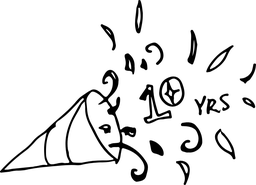
#> input picture digitizer/raster/10yrs_confetti.png, 256 x 185 px, shrunk from 813 x 589 before the run
$ python digitize.py raster/10yrs_confetti.png 1.0 raster/pear.png
#> lines starting #> are read from the running program, lines starting #| are printed output that depends on the picture; after the words box and inside, x2 and y2 are one past the last pixel; in counts of white or black regions, pixels touching at a corner belong together
#!/usr/bin/env python3
"""
Auto-digitizer for hand-drawn line-art SVGs → Tajima DST.

Tuned for the Bayside/d.school jacket designs: sketch-style artwork stitched
small (~2"). Pipeline:

  raster (via rasterize.mjs)          black-on-white PNG at px-per-mm scale
    → binary mask
    → specks → cross stitches         confetti dots etc.
    → blob detection                  regions too wide for satin → tatami fill
    → medial axis                     centerlines + local stroke width
    → chain graph + spur pruning      skeleton as junction-to-junction chains
    → EULER TRAIL ROUTING             continuous paths through junctions
                                      (retraced lines are invisible on bean),
                                      so the machine flows instead of trimming
    → stitch planning                 bean stitch (thin) / satin zigzag (wide)
    → 3-tier connections              sew across tiny gaps · jump short gaps ·
                                      trim only for real ones
    → out.dst + preview PNG           stitches drawn over the faded original

Usage:
  .venv/bin/python digitize.py <raster.png> <mm_per_px> <out_basename>

The output is a STARTING POINT for production: always test-stitch and review
density/pull-comp in real embroidery software before running a garment.
"""

import json
import math
import sys
from collections import defaultdict

import numpy as np
from PIL import Image, ImageDraw
from scipy import ndimage
from skimage.measure import approximate_polygon, label
from skimage.morphology import medial_axis

import pyembroidery

# ── Stitch parameters (mm) ──────────────────────────────────────────────────
# V4: redwork-style clean line art. Run-family stitches only (single/bean/
# multi-lane runs) + tatami fill for solids. Tolerance-based stitch placement
# keeps thread within RUN_TOL of the drawn path, which makes curves round and
# corners sharp without wasting stitches on straights.
RUN_MAX = 2.2             # longest stitch on straight sections
RUN_MIN = 0.8             # shortest stitch in tight curves/corners
RUN_TOL = 0.15            # max thread deviation from the drawn path
SINGLE_MAX_W = 0.45       # only true hairlines get a single pass
BEAN_MAX_W = 1.8          # up to this: bean ×3 (classic redwork line)
SATIN_MAX_W = 3.2         # up to this: 3 parallel run lanes; beyond: fill
RUN_STITCH = 1.8          # connector/outline run length
FILL_ROW_SPACING = 0.42   # tatami row pitch
FILL_MAX_STITCH = 3.0     # split fill rows into stitches this long
MIN_ELEMENT_MM = 1.2      # drop isolated fragments shorter than this
SPUR_MM = 1.6             # prune junction spurs shorter than this
TIE_MM = 0.5              # tie micro stitches (ties show on runs — keep tiny)
CONNECT_MM = 1.2          # sew across gaps this small instead of jumping
TRIM_JUMP_MM = 5.0        # jumps longer than this get a trim first
MAX_MOVE_MM = 10.0        # split any movement beyond this (DST delta limit)
SPECK_AREA_MM2 = 1.5      # components smaller than this become a cross stitch


def load_mask(path):
#> called with path = 'raster/10yrs_confetti.png'
    img = Image.open(path).convert("L")
    return np.array(img) < 128  # dark artwork on white
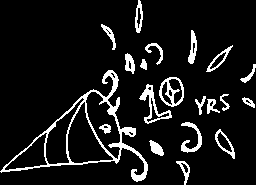
#> returned value: shape (185, 256) bool; 9.3% white; 20 white regions, largest, box (x1, y1, x2, y2) and area: (0, 70, 148, 182) 1774, (139, 84, 172, 124) 340, (159, 77, 184, 107) 305


# ── Skeleton → junction-to-junction chains ──────────────────────────────────

NEIGHBORS = [(-1, -1), (-1, 0), (-1, 1), (0, -1), (0, 1), (1, -1), (1, 0), (1, 1)]


def trace_chains(skel):
    """Chains between endpoints/junctions, as pixel-coordinate lists."""
    pts = {(int(r), int(c)) for r, c in zip(*np.nonzero(skel))}
    nbrs = {}
    for p in pts:
        r, c = p
        nbrs[p] = [q for dr, dc in NEIGHBORS if (q := (r + dr, c + dc)) in pts]
    degree = {p: len(n) for p, n in nbrs.items()}
    visited = set()
    chains = []

    def walk(start, first):
        line = [start, first]
        visited.add((start, first))
        visited.add((first, start))
        prev, cur = start, first
        while degree[cur] == 2:
            nxt = next((q for q in nbrs[cur] if q != prev), None)
            if nxt is None or (cur, nxt) in visited:
                break
            visited.add((cur, nxt))
            visited.add((nxt, cur))
            line.append(nxt)
            prev, cur = cur, nxt
        return line

    for p in pts:
        if degree[p] == 2:
            continue
        for q in nbrs[p]:
            if (p, q) not in visited:
                chains.append(walk(p, q))
    for p in pts:  # pure loops
        for q in nbrs[p]:
            if (p, q) not in visited:
                loop = walk(p, q)
                loop.append(p)
                chains.append(loop)
    return chains


def polyline_length(line):
    return sum(math.dist(line[i], line[i + 1]) for i in range(len(line) - 1))


# [175 lines left out: functions prune_spurs, cluster_nodes, euler_trails, simplify_chain, not called in this run]


def smooth(coords, window=3):
    if len(coords) < window:
        return coords.astype(float)
    kernel = np.ones(window) / window
    out = coords.astype(float).copy()
    for axis in range(2):
        padded = np.pad(coords[:, axis].astype(float), window // 2, mode="edge")
        out[:, axis] = np.convolve(padded, kernel, mode="valid")
    out[0], out[-1] = coords[0], coords[-1]
    return out


def resample(coords, step):
    if len(coords) < 2:
        return np.array(coords, dtype=float)
    segs = np.diff(coords, axis=0)
    seglen = np.hypot(segs[:, 0], segs[:, 1])
    total = seglen.sum()
    if total < 1e-6:
        return np.array(coords[:1], dtype=float)
    n = max(1, round(total / step))
    targets = np.linspace(0, total, n + 1)
    cum = np.concatenate([[0], np.cumsum(seglen)])
    out = []
    for t in targets:
        i = min(np.searchsorted(cum, t, side="right") - 1, len(seglen) - 1)
        frac = (t - cum[i]) / seglen[i] if seglen[i] > 0 else 0
        out.append(coords[i] + frac * segs[i])
    return np.array(out)


def point_segment_dist(pts, a, b):
    """Max distance of points from segment a→b."""
    ab = b - a
    denom = float(ab @ ab)
    if denom < 1e-12:
        return float(np.max(np.hypot(*(pts - a).T)))
    t = np.clip(((pts - a) @ ab) / denom, 0, 1)
    proj = a + t[:, None] * ab
    return float(np.max(np.hypot(*(pts - proj).T)))


def adaptive_points(coords):
    """Tolerance-based stitch placement: each stitch is as long as possible
    (≤ RUN_MAX) while the thread stays within RUN_TOL of the drawn path.
    Curves and corners automatically get short stitches; straights get long
    ones — the way a careful digitizer places needle points."""
    coords = np.asarray(coords, float)
    if len(coords) < 2:
        return None
    dense = resample(coords, 0.25)
    pts = [dense[0]]
    i = 0
    while i < len(dense) - 1:
        j = i + 1
        best = j
        while j < len(dense):
            seg_len = math.dist(dense[i], dense[j])
            if seg_len > RUN_MAX:
                break
            if point_segment_dist(dense[i:j + 1], dense[i], dense[j]) > RUN_TOL:
                break
            best = j
            j += 1
        # Enforce a minimum so tight curls don't produce micro stitches.
        while best < len(dense) - 1 and math.dist(dense[i], dense[best]) < RUN_MIN:
            best += 1
        pts.append(dense[best])
        i = best
    return pts if len(pts) >= 2 else None


# [6 lines left out: function bean_from, not called in this run]


def bean_points(coords):
    pts = adaptive_points(coords)
    return bean_from(pts) if pts else None


def single_run_points(coords):
    return adaptive_points(coords)


# [26 lines left out: functions offset_polyline, three_lane_points, not called in this run]


def fill_elements(region_mask, mm_per_px):
    """Serpentine tatami rows across a blob region."""
    rows_px = max(1, round(FILL_ROW_SPACING / mm_per_px))
    rs, _ = np.nonzero(region_mask)
    elements, current = [], []
    direction = 1
    for r in range(rs.min(), rs.max() + 1, rows_px):
        cols = np.nonzero(region_mask[r])[0]
        if len(cols) == 0:
            if current:
                elements.append(np.array(current))
                current = []
            continue
        splits = np.split(cols, np.nonzero(np.diff(cols) > 1)[0] + 1)
        runs = sorted((run[0], run[-1]) for run in splits if run[-1] - run[0] >= 1)
        if not runs:
            continue
        for c0, c1 in (runs if direction == 1 else runs[::-1]):
            a = (c0, r) if direction == 1 else (c1, r)
            b = (c1, r) if direction == 1 else (c0, r)
            seg = [np.array(a, float) * mm_per_px, np.array(b, float) * mm_per_px]
            if current and math.dist(current[-1], seg[0]) > CONNECT_MM:
                elements.append(np.array(current))
                current = []
            current += list(resample(np.array(seg), FILL_MAX_STITCH))
        direction *= -1
    if current:
        elements.append(np.array(current))
    return [e for e in elements if len(e) >= 2]


def region_outlines(region_mask, mm_per_px):
    """Running-stitch outline around a fill region for a crisp edge."""
    from skimage.measure import find_contours
    outlines = []
    for contour in find_contours(region_mask.astype(float), 0.5):
        coords = np.column_stack([contour[:, 1], contour[:, 0]]) * mm_per_px
        if polyline_length(coords) < 3.0:
            continue
        pts = adaptive_points(smooth(contour)[:, ::-1] * mm_per_px)
        if pts and len(pts) >= 3:
            outlines.append(np.array(pts))
    return outlines


# [4 lines left out: function cross_element, not called in this run]


# ── Main ────────────────────────────────────────────────────────────────────

def digitize(raster_path, mm_per_px, out_base):
    mask = load_mask(raster_path)
    if not mask.any():
        raise SystemExit("empty mask — nothing to digitize")

    elements = []  # np arrays of (x, y) mm stitch positions
    px_area_mm2 = mm_per_px * mm_per_px

    # 1. Tiny specks → cross stitches.
    labeled = label(mask, connectivity=2)
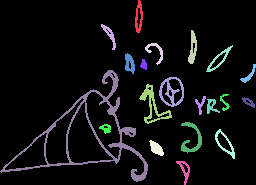
#> labeled: shape (185, 256) int32; 21 distinct labels, from 0 to 20; one colour per label, 0 black
    for rid in range(1, labeled.max() + 1):
        region = labeled == rid
        if region.sum() * px_area_mm2 < SPECK_AREA_MM2:
            rs, cs = np.nonzero(region)
            elements.append(cross_element((cs.mean() * mm_per_px, rs.mean() * mm_per_px)))
            mask = mask & ~region
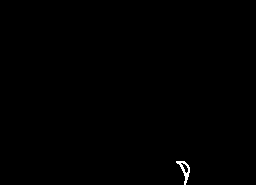
#> region: shape (185, 256) bool; 0.24% white in thin lines or dots, all inside (x1, y1, x2, y2) = (176, 161, 190, 185)
#> after the loop, elements = []

    # 2. Blobs → tatami fill. Every mask pixel is classified by the stroke
    # width at its NEAREST skeleton ridge, so fill regions take their whole
    # stroke with them — no leftover shells whose skeletons become webs.
    skel, dist = medial_axis(mask, return_distance=True)
#> skel: shape (185, 256) bool; 3.1% white in thin lines or dots
    width_mm = 2 * dist * mm_per_px
    blob_seed = skel & (width_mm > SATIN_MAX_W)
#> blob_seed: shape (185, 256) bool; 0.93% white in thin lines or dots, all inside (x1, y1, x2, y2) = (17, 2, 256, 179)
    if blob_seed.any():
        _, (ir, ic) = ndimage.distance_transform_edt(~skel, return_indices=True)
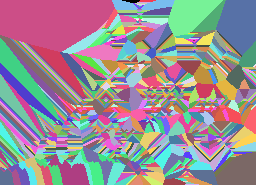
#> ir: shape (185, 256) int32; 185 distinct labels, from 0 to 184; one colour per label, 0 black
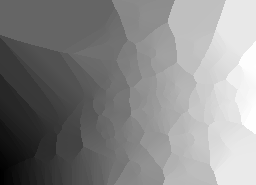
#> ic: shape (185, 256) int32; min 0, max 255, mean 135.2
        nearest_ridge_width = width_mm[ir, ic]
        blob_mask = mask & (nearest_ridge_width > SATIN_MAX_W)
#> blob_mask: shape (185, 256) bool; 3.8% white; 74 white regions (54 under 20 px), largest, box (x1, y1, x2, y2) and area: (131, 163, 148, 182) 147, (181, 132, 202, 152) 134, (150, 141, 164, 156) 130
        blob_labeled = label(blob_mask, connectivity=2)
#> blob_labeled: shape (185, 256) int32; 75 distinct labels, from 0 to 74
        for rid in range(1, blob_labeled.max() + 1):
            region = blob_labeled == rid
            if region.sum() * px_area_mm2 < 2.0:
                blob_mask &= ~region
                continue
            elements.extend(fill_elements(region, mm_per_px))
            elements.extend(region_outlines(region, mm_per_px))
#> this loop made 74 passes
#> rs in fill_elements on passes 2 to 5: [12, 12, 12], [18, 18, 18], [24, 24, 24, 25, 25, 25, 26, 26, 26], [25, 26, 26, 26, 27, 27, 27, 27, 28, 28, 28]
#> pass 1, in digitize, `region = blob_labeled == rid`:
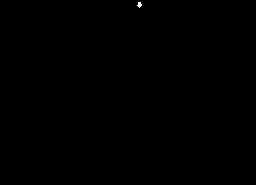
#> region: shape (185, 256) bool; 0.04% white; 1 white region (1 under 20 px)
#> after the loop: region: shape (185, 256) bool; 0.04% white; 1 white region, box (x1, y1, x2, y2) and area: (184, 174, 189, 179) 20
        mask = mask & ~blob_mask
#> mask: shape (185, 256) bool; 5.5% white in thin lines or dots
        if mask.any():
            skel, dist = medial_axis(mask, return_distance=True)
#> skel: shape (185, 256) bool; 2.6% white in thin lines or dots
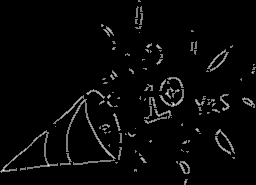
#> dist: shape (185, 256) float64; min 0, max 2, mean 0.058; drawn with min black and max white
            width_mm = 2 * dist * mm_per_px
        else:
            skel = np.zeros_like(mask)

    # 3. Centerline chains → Euler trails → continuous stitch elements.
    if skel.any():
        chains_px = prune_spurs(trace_chains(skel), mm_per_px)
#> the loop in trace_chains, `for p in pts:` made 1248 passes
#> p on passes 1 to 3: (166, 181), (126, 108), (97, 81)
        # Drop isolated tiny fragments (not connected to anything).
        degree = defaultdict(int)
        for ch in chains_px:
            degree[ch[0]] += 1
            degree[ch[-1]] += 1
        chains_px = [
            ch for ch in chains_px
            if not (degree[ch[0]] == 1 and degree[ch[-1]] == 1
                    and polyline_length(ch) * mm_per_px < MIN_ELEMENT_MM)
        ]
        if chains_px:
            chain_mm = []
            chain_w = []
            for ch in chains_px:
                coords_px = np.array([(c, r) for r, c in ch], float)
                chain_mm.append(simplify_chain(coords_px, mm_per_px))
                chain_w.append(float(np.mean([width_mm[r, c] for r, c in ch])))

            for comp_trails in euler_trails(chains_px):
                comp_elements = []
                for trail in comp_trails:
                    pts = []
                    for ei, fwd in trail:
                        coords = chain_mm[ei] if fwd else chain_mm[ei][::-1]
                        w = chain_w[ei]
                        if w <= SINGLE_MAX_W:
                            chunk = single_run_points(coords)
                        elif w <= BEAN_MAX_W or polyline_length(coords) < 2.5:
                            chunk = bean_points(coords)
                        else:
                            chunk = three_lane_points(coords, w)
                        if chunk is None:
                            continue
                        if pts and math.dist(pts[-1], chunk[0]) < 0.05:
                            chunk = chunk[1:]
                        pts += list(chunk)
                    if len(pts) >= 2:
                        comp_elements.append(np.array(pts))
                # Within a component, chain trails together nearest-first so
                # the connector stitches stay short.
                if comp_elements:
                    ordered = [comp_elements.pop(0)]
                    while comp_elements:
                        pos = ordered[-1][-1]
                        best = min(
                            range(len(comp_elements)),
                            key=lambda i: min(
                                math.dist(pos, comp_elements[i][0]),
                                math.dist(pos, comp_elements[i][-1]),
                            ),
                        )
                        el = comp_elements.pop(best)
                        if math.dist(pos, el[-1]) < math.dist(pos, el[0]):
                            el = el[::-1]
                        ordered.append(el)
                    merged = list(ordered[0])
                    for el in ordered[1:]:
                        gap = math.dist(merged[-1], el[0])
                        if gap <= CONNECT_MM:
                            connector = resample(np.array([merged[-1], el[0]]), RUN_STITCH)
                            merged += list(connector[1:]) + list(el)
                        else:
                            elements.append(np.array(merged))
                            merged = list(el)
                    elements.append(np.array(merged))

    if not elements:
        raise SystemExit("no stitchable elements found")

    # 4. Global routing: greedy nearest neighbor, elements reversible.
    ordered = []
    remaining = list(elements)
    pos = np.array([0.0, 0.0])
    while remaining:
        best_i, best_rev, best_d = 0, False, float("inf")
        for i, el in enumerate(remaining):
            d0, d1 = math.dist(pos, el[0]), math.dist(pos, el[-1])
            if d0 < best_d:
                best_i, best_rev, best_d = i, False, d0
            if d1 < best_d:
                best_i, best_rev, best_d = i, True, d1
        el = remaining.pop(best_i)
        ordered.append(el[::-1] if best_rev else el)
        pos = ordered[-1][-1]

    # 5. Emit DST. Three connection tiers: sew / jump / trim+jump.
    pattern = pyembroidery.EmbPattern()
    trims = 0

    def emit(cmd, p):
        pattern.add_stitch_absolute(cmd, round(p[0] * 10), round(p[1] * 10))

    # [6 lines left out: function tie, not called in this run]

    pos = None
    stitch_count = 0
    for el in ordered:
        if pos is None:
            emit(pyembroidery.JUMP, el[0])
            tie(el[0], el[min(1, len(el) - 1)] - el[0])
        else:
            gap = math.dist(pos, el[0])
            if gap <= CONNECT_MM:
                for q in resample(np.array([pos, el[0]]), RUN_STITCH)[1:]:
                    emit(pyembroidery.STITCH, q)
                    stitch_count += 1
            else:
                tie(np.array(pos), np.array(pos) - el[0])
                if gap > TRIM_JUMP_MM:
                    pattern.add_command(pyembroidery.TRIM)
                    trims += 1
                steps = max(1, math.ceil(gap / MAX_MOVE_MM))
                for s in range(1, steps + 1):
                    q = pos + (np.array(el[0]) - pos) * (s / steps)
                    emit(pyembroidery.JUMP, q)
                tie(el[0], el[min(1, len(el) - 1)] - el[0])
        for p in el:
            emit(pyembroidery.STITCH, p)
            stitch_count += 1
        pos = el[-1]
    tie(np.array(pos), ordered[-1][-2] - pos if len(ordered[-1]) > 1 else [1, 0])
    pattern.add_command(pyembroidery.END)

    dst_path = out_base + ".dst"
    pyembroidery.write_dst(pattern, dst_path)
    render_preview(raster_path, mm_per_px, ordered, out_base + "-preview.png")

    ext = pattern.extents()
    return {
        "dst": dst_path,
        "stitches": stitch_count,
        "elements": len(ordered),
        "trims": trims,
        "size_mm": [round((ext[2] - ext[0]) / 10, 1), round((ext[3] - ext[1]) / 10, 1)],
    }


# [12 lines left out: function render_preview, not called in this run]


if __name__ == "__main__":
    raster, mmpp, out = sys.argv[1], float(sys.argv[2]), sys.argv[3]
    print(json.dumps(digitize(raster, mmpp, out)))
